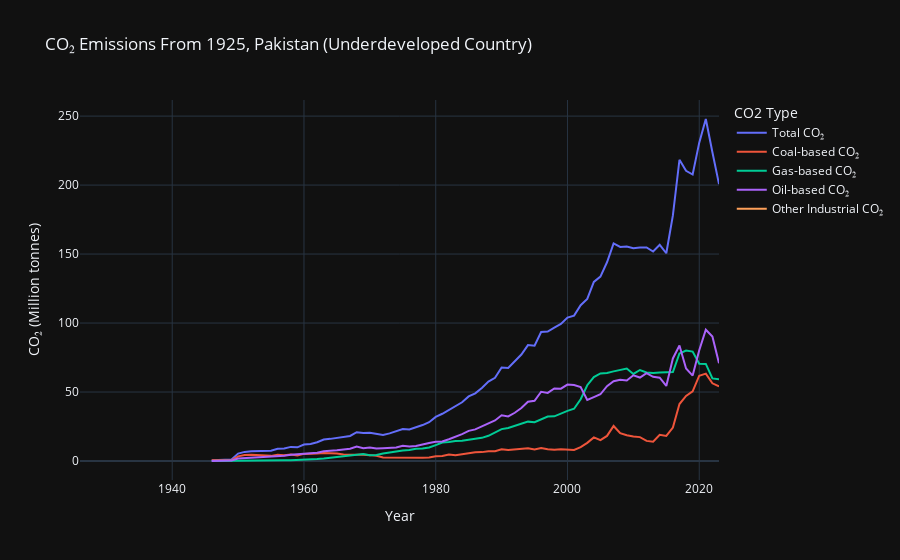

The notebook cell this image was saved under:
### Markdown cell above
- In India, coal remains the primary driver of CO₂ emissions. The country’s vast domestic coal reserves and rapidly expanding electricity demand make coal a cost-effective option, especially for powering industrial and thermal plants.
- CO₂ emissions from coal reaches around 2032 million tonnes till 2023. Oil is also a significant contributor, mainly in transport, but gas infrastructure is less developed compared to the USA.

### Code cell
pak = raw_db[raw_db['country'] == "Pakistan"]
co2_types = ['co2', 'coal_co2', 'gas_co2', 'oil_co2', 'other_industry_co2']
variable_names = ["Total CO₂", "Coal-based CO₂", "Gas-based CO₂", "Oil-based CO₂", "Other Industrial CO₂"]

world__2000 = pak[pak.year > 1925][["year", "country"] + co2_types]

melted = world__2000.melt(id_vars=["year", "country"], value_vars=co2_types,
                          var_name="CO2 Type", value_name="CO2 (Million tonnes)")

name_map = dict(zip(co2_types, variable_names))
melted["CO2 Type"] = melted["CO2 Type"].map(name_map)

fig = px.line(melted, x="year", y="CO2 (Million tonnes)", color="CO2 Type",
              labels={"year": "Year", "CO2 (Million tonnes)": "CO₂ (Million tonnes)"},
              template="plotly_dark", title="CO₂ Emissions From 1925, Pakistan (Underdeveloped Country)")
fig.show()

### Figure 1 — Plotly figure (JSON) as saved in the notebook; plotly's stock layout.template omitted (floating-point values rounded to 4 significant figures)
{"data": [{"hovertemplate": "CO2 Type=Total CO₂<br>Year=%{x}<br>CO₂ (Million tonnes)=%{y}<extra></extra>", "legendgroup": "Total CO₂", "line": {"color": "#636efa", "dash": "solid"}, "marker": {"symbol": "circle"}, "mode": "lines", "name": "Total CO₂", "orientation": "v", "showlegend": true, "type": "scatter", "x": [1926, 1927, 1928, 1929, 1930, 1931, 1932, 1933, 1934, 1935, 1936, 1937, 1938, 1939, 1940, 1941, 1942, 1943, 1944, 1945, 1946, 1947, 1948, 1949, 1950, 1951, 1952, 1953, 1954, 1955, 1956, 1957, 1958, 1959, 1960, 1961, 1962, 1963, 1964, 1965, 1966, 1967, 1968, 1969, 1970, 1971, 1972, 1973, 1974, 1975, 1976, 1977, 1978, 1979, 1980, 1981, 1982, 1983, 1984, 1985, 1986, 1987, 1988, 1989, 1990, 1991, 1992, 1993, 1994, 1995, 1996, 1997, 1998, 1999, 2000, 2001, 2002, 2003, 2004, 2005, 2006, 2007, 2008, 2009, 2010, 2011, 2012, 2013, 2014, 2015, 2016, 2017, 2018, 2019, 2020, 2021, 2022, 2023], "xaxis": "x", "y": [NaN, NaN, NaN, NaN, NaN, NaN, NaN, NaN, NaN, NaN, NaN, NaN, NaN, NaN, NaN, NaN, NaN, NaN, NaN, NaN, 0.634, 0.655, 0.722, 1.025, 5.355, 6.613, 6.983, 7.107, 7.218, 7.437, 8.812, 9.105, 10.22, 9.921, 11.93, 12.35, 13.57, 15.6, 16.04, 16.83, 17.13, 18.18, 20.84, 20.21, 20.5, 19.44, 18.9, 20.01, 21.39, 23.19, 22.79, 24.32, 26.05, 28.13, 31.93, 34.23, 37.19, 40.02, 42.56, 46.81, 49.06, 52.99, 57.61, 60.32, 67.83, 67.48, 72.02, 77.18, 84.02, 83.61, 93.54, 93.79, 96.74, 99.39, 103.9, 105.4, 112.9, 117.5, 129.8, 133.6, 144.1, 157.7, 155.1, 155.5, 154.2, 154.8, 154.8, 151.8, 156.7, 150.6, 178.0, 218.4, 210.3, 207.6, 230.8, 247.9, 223.8, 200.7], "yaxis": "y"}, {"hovertemplate": "CO2 Type=Coal-based CO₂<br>Year=%{x}<br>CO₂ (Million tonnes)=%{y}<extra></extra>", "legendgroup": "Coal-based CO₂", "line": {"color": "#EF553B", "dash": "solid"}, "marker": {"symbol": "circle"}, "mode": "lines", "name": "Coal-based CO₂", "orientation": "v", "showlegend": true, "type": "scatter", "x": [1926, 1927, 1928, 1929, 1930, 1931, 1932, 1933, 1934, 1935, 1936, 1937, 1938, 1939, 1940, 1941, 1942, 1943, 1944, 1945, 1946, 1947, 1948, 1949, 1950, 1951, 1952, 1953, 1954, 1955, 1956, 1957, 1958, 1959, 1960, 1961, 1962, 1963, 1964, 1965, 1966, 1967, 1968, 1969, 1970, 1971, 1972, 1973, 1974, 1975, 1976, 1977, 1978, 1979, 1980, 1981, 1982, 1983, 1984, 1985, 1986, 1987, 1988, 1989, 1990, 1991, 1992, 1993, 1994, 1995, 1996, 1997, 1998, 1999, 2000, 2001, 2002, 2003, 2004, 2005, 2006, 2007, 2008, 2009, 2010, 2011, 2012, 2013, 2014, 2015, 2016, 2017, 2018, 2019, 2020, 2021, 2022, 2023], "xaxis": "x", "y": [NaN, NaN, NaN, NaN, NaN, NaN, NaN, NaN, NaN, NaN, NaN, NaN, NaN, NaN, NaN, NaN, NaN, NaN, NaN, NaN, 0.634, 0.536, 0.416, 0.525, 3.355, 4.328, 4.471, 4.187, 3.868, 3.721, 4.607, 4.255, 4.655, 3.949, 5.162, 5.087, 5.423, 5.865, 5.721, 5.417, 4.69, 4.604, 5.001, 4.586, 4.258, 3.752, 2.514, 2.432, 2.294, 2.367, 2.019, 2.308, 2.356, 2.623, 3.484, 3.616, 4.639, 4.155, 4.808, 5.796, 6.269, 6.438, 7.108, 7.083, 8.53, 8.024, 8.361, 8.464, 9.208, 8.332, 9.357, 8.574, 8.182, 8.592, 8.189, 8.042, 10.08, 13.16, 17.08, 15.15, 18.19, 25.38, 20.14, 18.61, 17.72, 17.32, 14.58, 13.98, 19.02, 18.21, 24.23, 41.29, 47.12, 50.53, 61.81, 63.31, 56.3, 54.06], "yaxis": "y"}, {"hovertemplate": "CO2 Type=Gas-based CO₂<br>Year=%{x}<br>CO₂ (Million tonnes)=%{y}<extra></extra>", "legendgroup": "Gas-based CO₂", "line": {"color": "#00cc96", "dash": "solid"}, "marker": {"symbol": "circle"}, "mode": "lines", "name": "Gas-based CO₂", "orientation": "v", "showlegend": true, "type": "scatter", "x": [1926, 1927, 1928, 1929, 1930, 1931, 1932, 1933, 1934, 1935, 1936, 1937, 1938, 1939, 1940, 1941, 1942, 1943, 1944, 1945, 1946, 1947, 1948, 1949, 1950, 1951, 1952, 1953, 1954, 1955, 1956, 1957, 1958, 1959, 1960, 1961, 1962, 1963, 1964, 1965, 1966, 1967, 1968, 1969, 1970, 1971, 1972, 1973, 1974, 1975, 1976, 1977, 1978, 1979, 1980, 1981, 1982, 1983, 1984, 1985, 1986, 1987, 1988, 1989, 1990, 1991, 1992, 1993, 1994, 1995, 1996, 1997, 1998, 1999, 2000, 2001, 2002, 2003, 2004, 2005, 2006, 2007, 2008, 2009, 2010, 2011, 2012, 2013, 2014, 2015, 2016, 2017, 2018, 2019, 2020, 2021, 2022, 2023], "xaxis": "x", "y": [NaN, NaN, NaN, NaN, NaN, NaN, NaN, NaN, NaN, NaN, NaN, NaN, NaN, NaN, NaN, NaN, NaN, NaN, NaN, NaN, 0.0, 0.0, 0.0, 0.0, 0.0, 0.0, 0.0, 0.0, 0.0, 0.062, 0.307, 0.456, 0.567, 0.69, 1.001, 1.215, 1.5, 1.882, 2.363, 2.8, 3.171, 3.696, 4.153, 5.086, 4.148, 4.339, 5.408, 6.173, 7.006, 7.599, 7.984, 8.867, 9.083, 9.743, 11.53, 13.4, 13.84, 14.57, 14.6, 15.47, 16.23, 16.79, 18.25, 20.95, 23.12, 23.98, 25.52, 26.95, 28.54, 28.11, 30.4, 32.22, 32.38, 34.48, 36.37, 37.86, 44.77, 54.91, 60.78, 63.49, 63.76, 64.95, 65.75, 66.99, 63.12, 65.96, 64.18, 63.72, 64.2, 64.41, 64.52, 77.92, 80.05, 79.28, 70.56, 70.36, 59.88, 59.31], "yaxis": "y"}, {"hovertemplate": "CO2 Type=Oil-based CO₂<br>Year=%{x}<br>CO₂ (Million tonnes)=%{y}<extra></extra>", "legendgroup": "Oil-based CO₂", "line": {"color": "#ab63fa", "dash": "solid"}, "marker": {"symbol": "circle"}, "mode": "lines", "name": "Oil-based CO₂", "orientation": "v", "showlegend": true, "type": "scatter", "x": [1926, 1927, 1928, 1929, 1930, 1931, 1932, 1933, 1934, 1935, 1936, 1937, 1938, 1939, 1940, 1941, 1942, 1943, 1944, 1945, 1946, 1947, 1948, 1949, 1950, 1951, 1952, 1953, 1954, 1955, 1956, 1957, 1958, 1959, 1960, 1961, 1962, 1963, 1964, 1965, 1966, 1967, 1968, 1969, 1970, 1971, 1972, 1973, 1974, 1975, 1976, 1977, 1978, 1979, 1980, 1981, 1982, 1983, 1984, 1985, 1986, 1987, 1988, 1989, 1990, 1991, 1992, 1993, 1994, 1995, 1996, 1997, 1998, 1999, 2000, 2001, 2002, 2003, 2004, 2005, 2006, 2007, 2008, 2009, 2010, 2011, 2012, 2013, 2014, 2015, 2016, 2017, 2018, 2019, 2020, 2021, 2022, 2023], "xaxis": "x", "y": [NaN, NaN, NaN, NaN, NaN, NaN, NaN, NaN, NaN, NaN, NaN, NaN, NaN, NaN, NaN, NaN, NaN, NaN, NaN, NaN, 0.0, 0.12, 0.151, 0.297, 1.796, 2.039, 2.252, 2.626, 3.015, 3.315, 3.514, 3.857, 4.468, 4.789, 5.194, 5.438, 5.963, 7.116, 7.197, 7.774, 8.357, 8.873, 10.49, 9.23, 9.805, 9.008, 9.285, 9.484, 9.757, 11.06, 10.53, 10.9, 12.19, 13.06, 13.93, 14.13, 15.81, 17.47, 19.5, 21.85, 22.92, 25.05, 27.33, 29.42, 33.13, 32.31, 34.97, 38.38, 42.99, 43.69, 50.18, 49.36, 52.58, 52.45, 55.39, 55.09, 53.66, 44.21, 46.34, 48.36, 54.22, 57.88, 58.93, 58.31, 62.15, 60.5, 63.62, 61.04, 60.42, 54.38, 74.33, 83.72, 67.02, 61.91, 80.28, 95.17, 90.29, 70.9], "yaxis": "y"}, {"hovertemplate": "CO2 Type=Other Industrial CO₂<br>Year=%{x}<br>CO₂ (Million tonnes)=%{y}<extra></extra>", "legendgroup": "Other Industrial CO₂", "line": {"color": "#FFA15A", "dash": "solid"}, "marker": {"symbol": "circle"}, "mode": "lines", "name": "Other Industrial CO₂", "orientation": "v", "showlegend": true, "type": "scatter", "x": [1926, 1927, 1928, 1929, 1930, 1931, 1932, 1933, 1934, 1935, 1936, 1937, 1938, 1939, 1940, 1941, 1942, 1943, 1944, 1945, 1946, 1947, 1948, 1949, 1950, 1951, 1952, 1953, 1954, 1955, 1956, 1957, 1958, 1959, 1960, 1961, 1962, 1963, 1964, 1965, 1966, 1967, 1968, 1969, 1970, 1971, 1972, 1973, 1974, 1975, 1976, 1977, 1978, 1979, 1980, 1981, 1982, 1983, 1984, 1985, 1986, 1987, 1988, 1989, 1990, 1991, 1992, 1993, 1994, 1995, 1996, 1997, 1998, 1999, 2000, 2001, 2002, 2003, 2004, 2005, 2006, 2007, 2008, 2009, 2010, 2011, 2012, 2013, 2014, 2015, 2016, 2017, 2018, 2019, 2020, 2021, 2022, 2023], "xaxis": "x", "y": [NaN, NaN, NaN, NaN, NaN, NaN, NaN, NaN, NaN, NaN, NaN, NaN, NaN, NaN, NaN, NaN, NaN, NaN, NaN, NaN, NaN, NaN, NaN, NaN, NaN, NaN, NaN, NaN, NaN, NaN, NaN, NaN, NaN, NaN, NaN, NaN, NaN, NaN, NaN, NaN, NaN, NaN, NaN, NaN, NaN, NaN, NaN, NaN, NaN, NaN, NaN, NaN, NaN, NaN, NaN, NaN, NaN, NaN, NaN, NaN, NaN, NaN, NaN, NaN, NaN, NaN, NaN, NaN, NaN, NaN, NaN, NaN, NaN, NaN, NaN, NaN, NaN, NaN, NaN, NaN, NaN, NaN, NaN, NaN, NaN, NaN, NaN, NaN, NaN, NaN, NaN, NaN, NaN, NaN, NaN, NaN, NaN, NaN], "yaxis": "y"}], "layout": {"legend": {"title": {"text": "CO2 Type"}, "tracegroupgap": 0}, "title": {"text": "CO₂ Emissions From 1925, Pakistan (Underdeveloped Country)"}, "xaxis": {"anchor": "y", "domain": [0, 1], "title": {"text": "Year"}}, "yaxis": {"anchor": "x", "domain": [0, 1], "title": {"text": "CO₂ (Million tonnes)"}}}}
